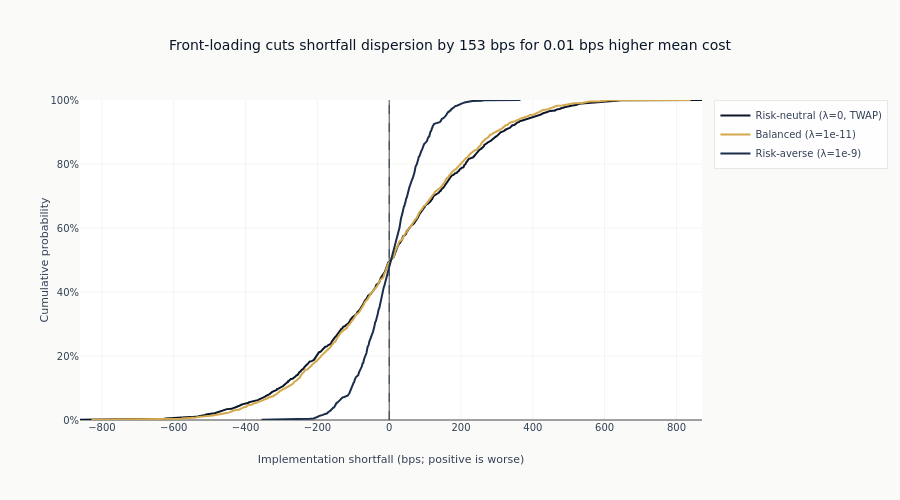

The notebook cell saved with this chart:
### Markdown cell above
**Finding**: The TCA summary reports both the center and tails of each paired
synthetic shortfall distribution. The 5th and 95th percentiles show how much
timing exposure remains after the schedule is fixed.

### Code cell
fig = go.Figure()
distribution_colors = ml4t_palette(len(simulation_results), categorical=True)
for color, (name, df) in zip(distribution_colors, simulation_results.items()):
    shortfall = np.sort(df["is_bps"].to_numpy())
    cumulative_probability = np.arange(1, len(shortfall) + 1) / len(shortfall)
    _ = fig.add_scatter(
        x=shortfall,
        y=cumulative_probability,
        mode="lines",
        name=name,
        line=dict(color=color, width=2),
    )
risk_neutral_row = tca_summary.row(0, named=True)
risk_averse_row = tca_summary.row(-1, named=True)
dispersion_reduction = risk_neutral_row["is_std_bps"] - risk_averse_row["is_std_bps"]
mean_cost_increase = risk_averse_row["is_mean_bps"] - risk_neutral_row["is_mean_bps"]
fig.add_vline(x=0, line_dash="dash", line_color=COLORS["neutral"], line_width=1)
fig.update_layout(
    title=(
        f"Front-loading cuts shortfall dispersion by {dispersion_reduction:.0f} bps "
        f"for {mean_cost_increase:.2f} bps higher mean cost"
    ),
    xaxis_title="Implementation shortfall (bps; positive is worse)",
    yaxis_title="Cumulative probability",
    yaxis_tickformat=".0%",
    yaxis_range=[0, 1],
    height=500,
)
fig.show()

### Figure 1 — Plotly figure (JSON) as saved in the notebook; plotly's stock layout.template omitted (floating-point values rounded to 4 significant figures; data arrays with more than 128 entries replaced by an {"elided": "..."} marker saying what was removed)
{"data": [{"line": {"color": "#0a1628", "width": 2}, "mode": "lines", "name": "Risk-neutral (λ=0, TWAP)", "type": "scatter", "x": {"elided": "1000 float values"}, "y": {"elided": "1000 float values"}}, {"line": {"color": "#D4A84B", "width": 2}, "mode": "lines", "name": "Balanced (λ=1e-11)", "type": "scatter", "x": {"elided": "1000 float values"}, "y": {"elided": "1000 float values"}}, {"line": {"color": "#1a2d4a", "width": 2}, "mode": "lines", "name": "Risk-averse (λ=1e-9)", "type": "scatter", "x": {"elided": "1000 float values"}, "y": {"elided": "1000 float values"}}], "layout": {"height": 500, "shapes": [{"line": {"color": "#334155", "dash": "dash", "width": 1}, "type": "line", "x0": 0, "x1": 0, "xref": "x", "y0": 0, "y1": 1, "yref": "y domain"}], "title": {"text": "Front-loading cuts shortfall dispersion by 153 bps for 0.01 bps higher mean cost"}, "xaxis": {"title": {"text": "Implementation shortfall (bps; positive is worse)"}}, "yaxis": {"range": [0, 1], "tickformat": ".0%", "title": {"text": "Cumulative probability"}}}}
